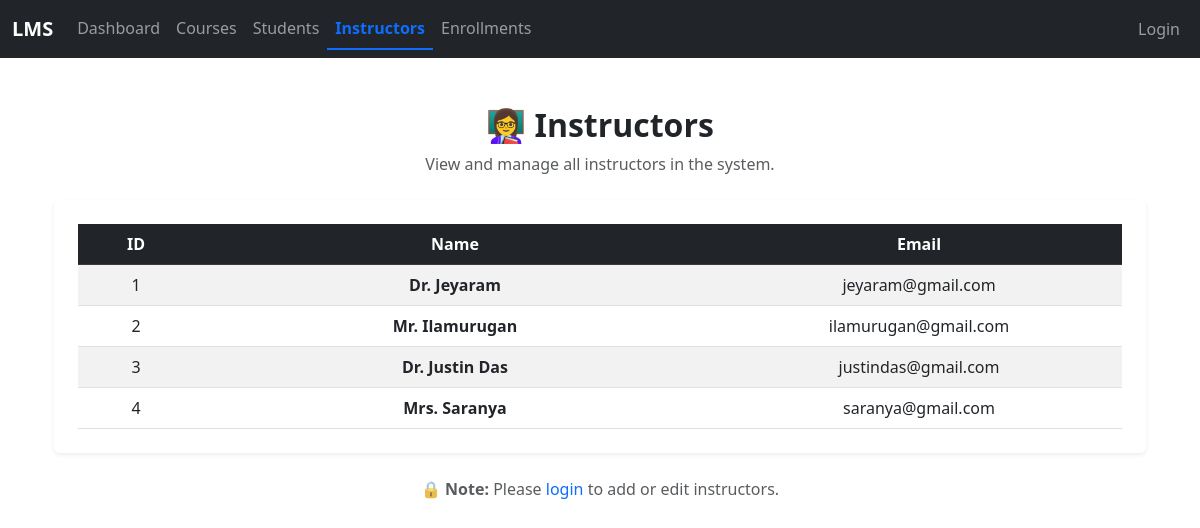
The page /instructors/ on the database its author committed.
### courses/models.py (models this page shows, shortened)
class Instructor(models.Model):
    name = models.CharField(max_length=100)
    email = models.EmailField(unique=True)
    bio = models.TextField(blank=True, null=True)

### courses/views.py (the view)
# urls.py: path('instructors/', views.instructor_list, name='instructor-list'),
def instructor_list(request):
    instructors = Instructor.objects.all()
    return render(request, 'courses/instructor_list.html', {'instructors': instructors})

### courses/templates/courses/instructor_list.html (shortened to what this page needs)
{% extends 'courses/base.html' %}
{% block content %}
<div class="container mt-5 mb-5">
  <div class="text-center mb-4">
    <h2 class="fw-bold">👩‍🏫 Instructors</h2>
    <p class="text-muted">View and manage all instructors in the system.</p>
  </div>
  <div class="card shadow-sm border-0">
    <div class="card-body p-4">
      <div class="table-responsive">
        <table class="table table-striped table-hover align-middle text-center mb-0">
          <thead class="table-dark">
            <tr>
              <th style="width: 10%;">ID</th>
              <th style="width: 45%;">Name</th>
              <th style="width: 35%;">Email</th>
            </tr>
          </thead>
          <tbody>
            {% for instructor in instructors %}
            <tr>
              <td>{{ instructor.id }}</td>
              <td class="fw-semibold">{{ instructor.name }}</td>
              <td>{{ instructor.email }}</td>
            </tr>
            {% empty %}
            <tr>
              <td colspan="4" class="text-muted py-4">No instructors available.</td>
            </tr>
            {% endfor %}
          </tbody>
        </table>
      </div>
    </div>
  </div>
  {% if not user.is_authenticated %}
  <p class="text-center text-muted mt-4">
    🔒 <strong>Note:</strong> Please <a href="{% url 'login' %}" class="text-decoration-none">login</a> to add or edit instructors.
  </p>
  {% endif %}
</div>
{% endblock %}

### rows shown on the page
Instructor: id "1", name "Dr. Jeyaram", email "jeyaram@gmail.com"
Instructor: id "2", name "Mr. Ilamurugan", email "ilamurugan@gmail.com"
Instructor: id "3", name "Dr. Justin Das", email "justindas@gmail.com"
Instructor: id "4", name "Mrs. Saranya", email "saranya@gmail.com"
